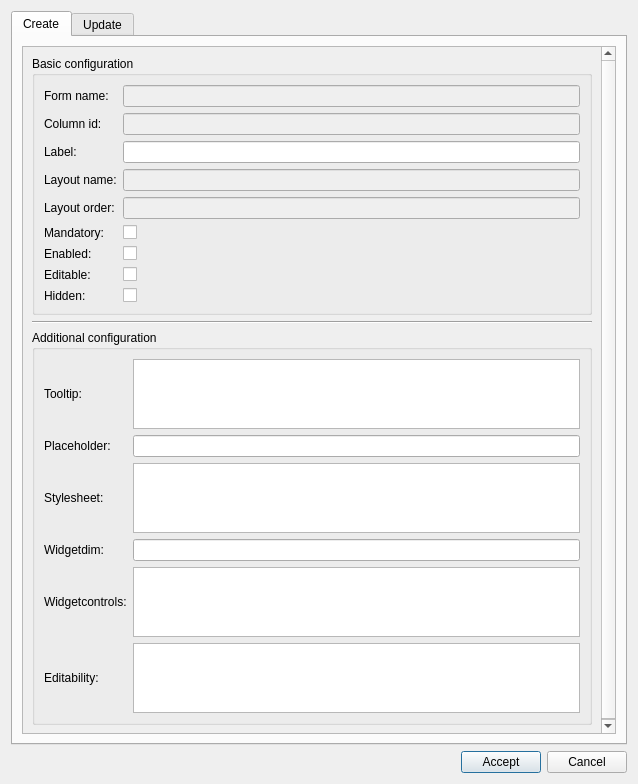
<?xml version="1.0" encoding="UTF-8"?>
<ui version="4.0">
 <class>dlg_main_sysfields</class>
 <widget class="QDialog" name="dlg_main_sysfields">
  <property name="geometry">
   <rect>
    <x>0</x>
    <y>0</y>
    <width>638</width>
    <height>784</height>
   </rect>
  </property>
  <property name="windowTitle">
   <string>Dialog</string>
  </property>
  <layout class="QGridLayout" name="gridLayout_2">
   <item row="1" column="0">
    <layout class="QHBoxLayout" name="horizontalLayout_18">
     <item>
      <spacer name="horizontalSpacer_15">
       <property name="orientation">
        <enum>Qt::Horizontal</enum>
       </property>
       <property name="sizeHint" stdset="0">
        <size>
         <width>40</width>
         <height>20</height>
        </size>
       </property>
      </spacer>
     </item>
     <item>
      <widget class="QPushButton" name="btn_accept">
       <property name="text">
        <string>Accept</string>
       </property>
      </widget>
     </item>
     <item>
      <widget class="QPushButton" name="btn_cancel">
       <property name="text">
        <string>Cancel</string>
       </property>
      </widget>
     </item>
    </layout>
   </item>
   <item row="0" column="0">
    <widget class="QTabWidget" name="tab_sys_add_fields">
     <property name="currentIndex">
      <number>0</number>
     </property>
     <widget class="QWidget" name="tab_create">
      <attribute name="title">
       <string>Create</string>
      </attribute>
      <layout class="QGridLayout" name="gridLayout">
       <item row="0" column="0">
        <widget class="QScrollArea" name="scrollArea_2">
         <property name="widgetResizable">
          <bool>true</bool>
         </property>
         <widget class="QWidget" name="scrollAreaWidgetContents_3">
          <property name="geometry">
           <rect>
            <x>0</x>
            <y>0</y>
            <width>594</width>
            <height>689</height>
           </rect>
          </property>
          <layout class="QVBoxLayout" name="verticalLayout">
           <item>
            <widget class="QGroupBox" name="grb_basic_conf">
             <property name="title">
              <string>Basic configuration</string>
             </property>
             <layout class="QVBoxLayout" name="verticalLayout_3">
              <item>
               <layout class="QGridLayout" name="gridLayout_6">
                <item row="9" column="0">
                 <widget class="QLabel" name="lbl_hidden">
                  <property name="text">
                   <string>Hidden:</string>
                  </property>
                 </widget>
                </item>
                <item row="5" column="1">
                 <widget class="QCheckBox" name="ismandatory">
                  <property name="text">
                   <string/>
                  </property>
                 </widget>
                </item>
                <item row="9" column="1">
                 <widget class="QCheckBox" name="hidden">
                  <property name="text">
                   <string/>
                  </property>
                 </widget>
                </item>
                <item row="5" column="0">
                 <widget class="QLabel" name="lbl_mandatory">
                  <property name="text">
                   <string>Mandatory:</string>
                  </property>
                 </widget>
                </item>
                <item row="2" column="1">
                 <widget class="QLineEdit" name="label"/>
                </item>
                <item row="2" column="0">
                 <widget class="QLabel" name="lbl_label">
                  <property name="text">
                   <string>Label:</string>
                  </property>
                 </widget>
                </item>
                <item row="8" column="1">
                 <widget class="QCheckBox" name="iseditable">
                  <property name="text">
                   <string/>
                  </property>
                 </widget>
                </item>
                <item row="7" column="0">
                 <widget class="QLabel" name="lbl_enabled">
                  <property name="text">
                   <string>Enabled:</string>
                  </property>
                 </widget>
                </item>
                <item row="7" column="1">
                 <widget class="QCheckBox" name="isenabled">
                  <property name="text">
                   <string/>
                  </property>
                 </widget>
                </item>
                <item row="1" column="1">
                 <widget class="QLineEdit" name="column_id">
                  <property name="enabled">
                   <bool>false</bool>
                  </property>
                 </widget>
                </item>
                <item row="1" column="0">
                 <widget class="QLabel" name="lbl_column_id">
                  <property name="text">
                   <string>Column id:</string>
                  </property>
                 </widget>
                </item>
                <item row="8" column="0">
                 <widget class="QLabel" name="lbl_editable">
                  <property name="text">
                   <string>Editable:</string>
                  </property>
                 </widget>
                </item>
                <item row="0" column="1">
                 <widget class="QLineEdit" name="formname">
                  <property name="enabled">
                   <bool>false</bool>
                  </property>
                 </widget>
                </item>
                <item row="0" column="0">
                 <widget class="QLabel" name="lbl_form_name">
                  <property name="text">
                   <string>Form name:</string>
                  </property>
                 </widget>
                </item>
                <item row="3" column="0">
                 <widget class="QLabel" name="lbl_layout_name">
                  <property name="text">
                   <string>Layout name:</string>
                  </property>
                 </widget>
                </item>
                <item row="3" column="1">
                 <widget class="QLineEdit" name="layout_name">
                  <property name="enabled">
                   <bool>false</bool>
                  </property>
                 </widget>
                </item>
                <item row="4" column="1">
                 <widget class="QLineEdit" name="layout_order">
                  <property name="enabled">
                   <bool>false</bool>
                  </property>
                 </widget>
                </item>
                <item row="4" column="0">
                 <widget class="QLabel" name="lbl_layout_order">
                  <property name="text">
                   <string>Layout order:</string>
                  </property>
                 </widget>
                </item>
               </layout>
              </item>
             </layout>
            </widget>
           </item>
           <item>
            <widget class="Line" name="line">
             <property name="orientation">
              <enum>Qt::Horizontal</enum>
             </property>
            </widget>
           </item>
           <item>
            <widget class="QGroupBox" name="grb_additional_conf">
             <property name="title">
              <string>Additional configuration</string>
             </property>
             <layout class="QVBoxLayout" name="verticalLayout_2">
              <item>
               <layout class="QGridLayout" name="gridLayout_7">
                <item row="3" column="1">
                 <widget class="QLineEdit" name="placeholder"/>
                </item>
                <item row="2" column="0">
                 <widget class="QLabel" name="lbl_tooltip">
                  <property name="text">
                   <string>Tooltip:</string>
                  </property>
                 </widget>
                </item>
                <item row="7" column="0">
                 <widget class="QLabel" name="lbl_editability">
                  <property name="text">
                   <string>Editability:</string>
                  </property>
                 </widget>
                </item>
                <item row="4" column="0">
                 <widget class="QLabel" name="lbl_stylesheet">
                  <property name="text">
                   <string>Stylesheet:</string>
                  </property>
                 </widget>
                </item>
                <item row="2" column="1">
                 <widget class="QPlainTextEdit" name="tooltip"/>
                </item>
                <item row="3" column="0">
                 <widget class="QLabel" name="lbl_placeholder">
                  <property name="text">
                   <string>Placeholder:</string>
                  </property>
                 </widget>
                </item>
                <item row="7" column="1">
                 <widget class="QPlainTextEdit" name="editability">
                  <property name="toolTip">
                   <string>&lt;html&gt;&lt;head/&gt;&lt;body&gt;&lt;p&gt;{&amp;quot;trueWhenParentIn&amp;quot;:[3]}&lt;/p&gt;&lt;/body&gt;&lt;/html&gt;</string>
                  </property>
                 </widget>
                </item>
                <item row="4" column="1">
                 <widget class="QPlainTextEdit" name="stylesheet">
                  <property name="toolTip">
                   <string>&lt;html&gt;&lt;head/&gt;&lt;body&gt;&lt;p&gt;{&amp;quot;label&amp;quot;:&amp;quot;color:green; font-weight:bold;&amp;quot;,&amp;quot;widget&amp;quot;:{&amp;quot;enabled&amp;quot;:&amp;quot;color:black; font-weight:bold;&amp;quot;,&amp;quot;disabled&amp;quot;:&amp;quot;color:black; font-weight:bold;&amp;quot;}}&lt;/p&gt;&lt;/body&gt;&lt;/html&gt;</string>
                  </property>
                 </widget>
                </item>
                <item row="6" column="1">
                 <widget class="QPlainTextEdit" name="widgetcontrols">
                  <property name="toolTip">
                   <string>&lt;html&gt;&lt;head/&gt;&lt;body&gt;&lt;p&gt;{&amp;quot;minValue&amp;quot;:0.001, &amp;quot;maxValue&amp;quot;:100}&lt;/p&gt;&lt;/body&gt;&lt;/html&gt;</string>
                  </property>
                 </widget>
                </item>
                <item row="6" column="0">
                 <widget class="QLabel" name="lbl_widgetcontrols">
                  <property name="text">
                   <string>Widgetcontrols:</string>
                  </property>
                 </widget>
                </item>
                <item row="5" column="0">
                 <widget class="QLabel" name="lbl_widgetdim">
                  <property name="text">
                   <string>Widgetdim:</string>
                  </property>
                 </widget>
                </item>
                <item row="5" column="1">
                 <widget class="QLineEdit" name="widgetdim">
                  <property name="text">
                   <string/>
                  </property>
                 </widget>
                </item>
               </layout>
              </item>
             </layout>
            </widget>
           </item>
          </layout>
         </widget>
        </widget>
       </item>
      </layout>
     </widget>
     <widget class="QWidget" name="tab_update">
      <attribute name="title">
       <string>Update</string>
      </attribute>
      <layout class="QGridLayout" name="gridLayout_4">
       <item row="2" column="1">
        <layout class="QHBoxLayout" name="horizontalLayout_15"/>
       </item>
       <item row="0" column="0">
        <layout class="QHBoxLayout" name="horizontalLayout">
         <item>
          <spacer name="horizontalSpacer">
           <property name="orientation">
            <enum>Qt::Horizontal</enum>
           </property>
           <property name="sizeHint" stdset="0">
            <size>
             <width>40</width>
             <height>20</height>
            </size>
           </property>
          </spacer>
         </item>
         <item>
          <widget class="QPushButton" name="btn_open">
           <property name="text">
            <string>Open</string>
           </property>
          </widget>
         </item>
        </layout>
       </item>
       <item row="1" column="0">
        <widget class="QTableView" name="tbl_update">
         <property name="sortingEnabled">
          <bool>true</bool>
         </property>
        </widget>
       </item>
      </layout>
     </widget>
    </widget>
   </item>
  </layout>
 </widget>
 <resources/>
 <connections/>
</ui>
